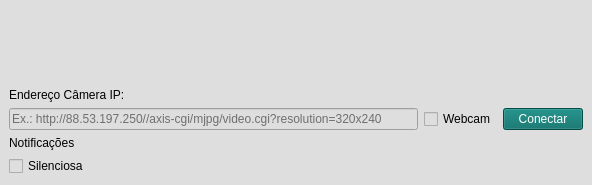
<?xml version="1.0" encoding="UTF-8"?>
<ui version="4.0">
 <class>MainWindow</class>
 <widget class="QMainWindow" name="MainWindow">
  <property name="geometry">
   <rect>
    <x>0</x>
    <y>0</y>
    <width>592</width>
    <height>185</height>
   </rect>
  </property>
  <property name="windowTitle">
   <string>MainWindow</string>
  </property>
  <property name="styleSheet">
   <string notr="true">background-color: rgb(222, 222, 222);</string>
  </property>
  <widget class="QWidget" name="centralwidget">
   <layout class="QVBoxLayout" name="verticalLayout_3">
    <item>
     <widget class="QLabel" name="label_4">
      <property name="text">
       <string>&lt;html&gt;&lt;head/&gt;&lt;body&gt;&lt;p align=&quot;center&quot;&gt;&lt;img src=&quot;./_imgs/UNIFESO.png&quot;/&gt;&lt;/p&gt;&lt;/body&gt;&lt;/html&gt;</string>
      </property>
     </widget>
    </item>
    <item>
     <spacer name="verticalSpacer_2">
      <property name="orientation">
       <enum>Qt::Vertical</enum>
      </property>
      <property name="sizeHint" stdset="0">
       <size>
        <width>20</width>
        <height>40</height>
       </size>
      </property>
     </spacer>
    </item>
    <item>
     <layout class="QVBoxLayout" name="verticalLayout_2">
      <item>
       <layout class="QHBoxLayout" name="horizontalLayout_2">
        <item>
         <widget class="QLabel" name="label_2">
          <property name="styleSheet">
           <string notr="true">font: 75 8pt &quot;MS Shell Dlg 2&quot;;</string>
          </property>
          <property name="text">
           <string>&lt;!DOCTYPE HTML PUBLIC &quot;-//W3C//DTD HTML 4.0//EN&quot; &quot;http://www.w3.org/TR/REC-html40/strict.dtd&quot;&gt;
&lt;html&gt;&lt;head&gt;&lt;meta name=&quot;qrichtext&quot; content=&quot;1&quot; /&gt;&lt;style type=&quot;text/css&quot;&gt;
p, li { white-space: pre-wrap; }
&lt;/style&gt;&lt;/head&gt;&lt;body style=&quot; font-family:'MS Shell Dlg 2'; font-size:8pt; font-weight:72; font-style:normal;&quot;&gt;
&lt;p style=&quot; margin-top:0px; margin-bottom:0px; margin-left:0px; margin-right:0px; -qt-block-indent:0; text-indent:0px;&quot;&gt;&lt;span style=&quot; font-size:9pt; font-weight:400; color:#000000;&quot;&gt;Endereço Câmera IP:&lt;/span&gt;&lt;/p&gt;&lt;/body&gt;&lt;/html&gt;</string>
          </property>
         </widget>
        </item>
        <item>
         <widget class="QLabel" name="label_3">
          <property name="text">
           <string/>
          </property>
         </widget>
        </item>
       </layout>
      </item>
      <item>
       <layout class="QHBoxLayout" name="horizontalLayout">
        <item>
         <widget class="QLineEdit" name="txt_endereco">
          <property name="enabled">
           <bool>true</bool>
          </property>
          <property name="inputMask">
           <string/>
          </property>
          <property name="placeholderText">
           <string>Ex.: http://88.53.197.250//axis-cgi/mjpg/video.cgi?resolution=320x240</string>
          </property>
         </widget>
        </item>
        <item>
         <widget class="QCheckBox" name="webcam">
          <property name="text">
           <string>Webcam</string>
          </property>
         </widget>
        </item>
        <item>
         <widget class="QPushButton" name="btn_conectar">
          <property name="styleSheet">
           <string notr="true">color: rgb(255, 255, 255);
background-color: rgb(0, 107, 100);
font: 87 8pt &quot;Arial Black&quot;;</string>
          </property>
          <property name="text">
           <string>Conectar</string>
          </property>
         </widget>
        </item>
       </layout>
      </item>
     </layout>
    </item>
    <item>
     <layout class="QVBoxLayout" name="verticalLayout">
      <item>
       <widget class="QLabel" name="label">
        <property name="text">
         <string>&lt;html&gt;&lt;head/&gt;&lt;body&gt;&lt;p&gt;&lt;span style=&quot; font-size:9pt;&quot;&gt;Notificações&lt;/span&gt;&lt;/p&gt;&lt;/body&gt;&lt;/html&gt;</string>
        </property>
       </widget>
      </item>
      <item>
       <widget class="QCheckBox" name="checkBox">
        <property name="styleSheet">
         <string notr="true">font: 8pt &quot;MS Shell Dlg 2&quot;;</string>
        </property>
        <property name="text">
         <string>Silenciosa</string>
        </property>
       </widget>
      </item>
     </layout>
    </item>
   </layout>
  </widget>
 </widget>
 <resources/>
 <connections/>
</ui>
